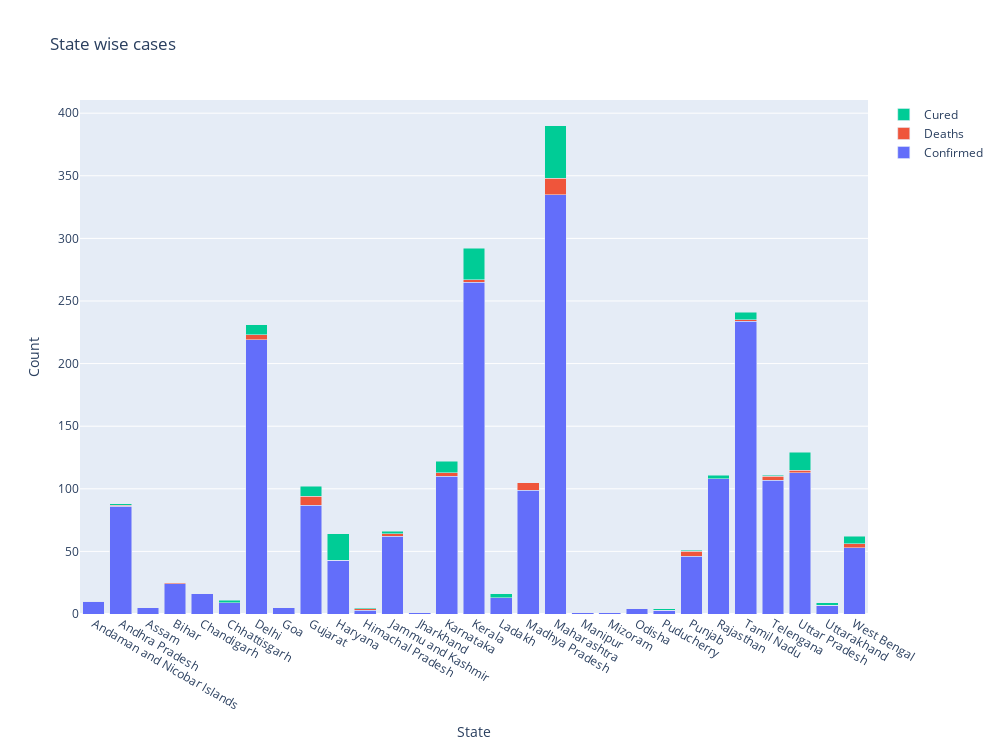

Here is the notebook cell this chart was saved with:
### Code cell
fig = go.Figure(data=[
    go.Bar(name='Confirmed', x=date_table.loc['2020-04-02']['State/UnionTerritory'], y=date_table.loc['2020-04-02'].Confirmed),
    go.Bar(name='Deaths', x=date_table.loc['2020-04-02']['State/UnionTerritory'], y=date_table.loc['2020-04-02'].Deaths),
    go.Bar(name='Cured', x=date_table.loc['2020-04-02']['State/UnionTerritory'], y=date_table.loc['2020-04-02'].Cured)
])
# Change the bar mode
fig.update_layout(
    autosize=False,
    width=1000,
    height=750,
    title="State wise cases",
    xaxis_title="State",
    yaxis_title="Count",
    barmode='stack')
fig.show()

### Figure 1 — Plotly figure (JSON) as saved in the notebook; plotly's stock layout.template omitted (floating-point values rounded to 4 significant figures)
{"data": [{"name": "Confirmed", "type": "bar", "x": ["Andaman and Nicobar Islands", "Andhra Pradesh", "Assam", "Bihar", "Chandigarh", "Chhattisgarh", "Delhi", "Goa", "Gujarat", "Haryana", "Himachal Pradesh", "Jammu and Kashmir", "Jharkhand", "Karnataka", "Kerala", "Ladakh", "Madhya Pradesh", "Maharashtra", "Manipur", "Mizoram", "Odisha", "Puducherry", "Punjab", "Rajasthan", "Tamil Nadu", "Telengana", "Uttar Pradesh", "Uttarakhand", "West Bengal"], "y": [10, 86, 5, 24, 16, 9, 219, 5, 87, 43, 3, 62, 1, 110, 265, 13, 99, 335, 1, 1, 4, 3, 46, 108, 234, 107, 113, 7, 53]}, {"name": "Deaths", "type": "bar", "x": ["Andaman and Nicobar Islands", "Andhra Pradesh", "Assam", "Bihar", "Chandigarh", "Chhattisgarh", "Delhi", "Goa", "Gujarat", "Haryana", "Himachal Pradesh", "Jammu and Kashmir", "Jharkhand", "Karnataka", "Kerala", "Ladakh", "Madhya Pradesh", "Maharashtra", "Manipur", "Mizoram", "Odisha", "Puducherry", "Punjab", "Rajasthan", "Tamil Nadu", "Telengana", "Uttar Pradesh", "Uttarakhand", "West Bengal"], "y": [0, 1, 0, 1, 0, 0, 4, 0, 7, 0, 1, 2, 0, 3, 2, 0, 6, 13, 0, 0, 0, 0, 4, 0, 1, 3, 2, 0, 3]}, {"name": "Cured", "type": "bar", "x": ["Andaman and Nicobar Islands", "Andhra Pradesh", "Assam", "Bihar", "Chandigarh", "Chhattisgarh", "Delhi", "Goa", "Gujarat", "Haryana", "Himachal Pradesh", "Jammu and Kashmir", "Jharkhand", "Karnataka", "Kerala", "Ladakh", "Madhya Pradesh", "Maharashtra", "Manipur", "Mizoram", "Odisha", "Puducherry", "Punjab", "Rajasthan", "Tamil Nadu", "Telengana", "Uttar Pradesh", "Uttarakhand", "West Bengal"], "y": [0, 1, 0, 0, 0, 2, 8, 0, 8, 21, 1, 2, 0, 9, 25, 3, 0, 42, 0, 0, 0, 1, 1, 3, 6, 1, 14, 2, 6]}], "layout": {"autosize": false, "barmode": "stack", "height": 750, "title": {"text": "State wise cases"}, "width": 1000, "xaxis": {"title": {"text": "State"}}, "yaxis": {"title": {"text": "Count"}}}}
